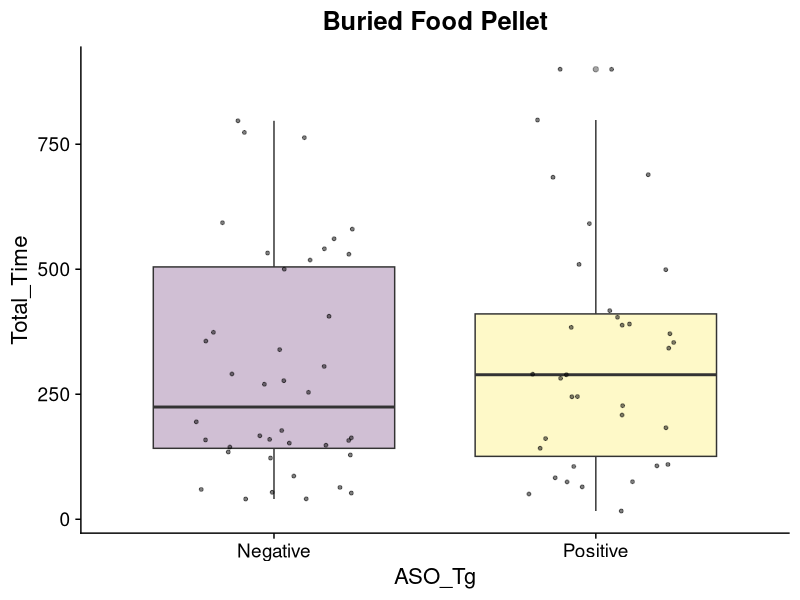
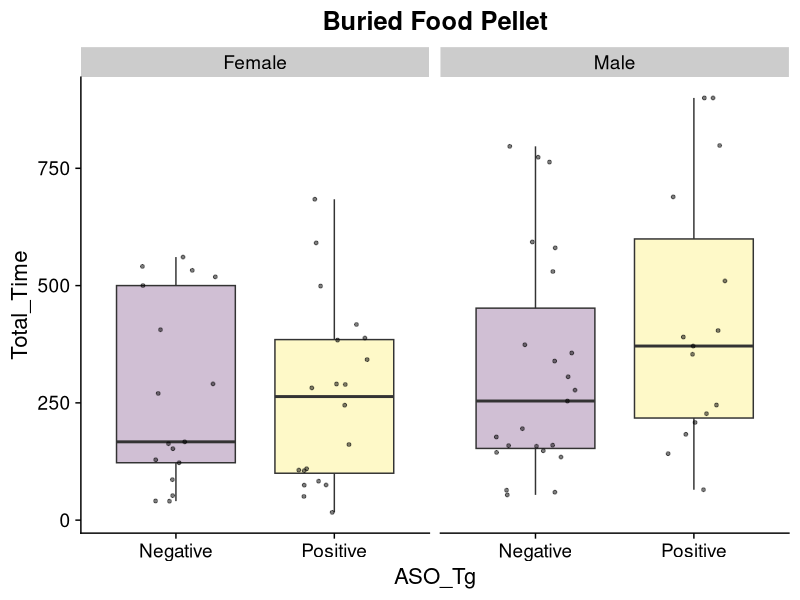
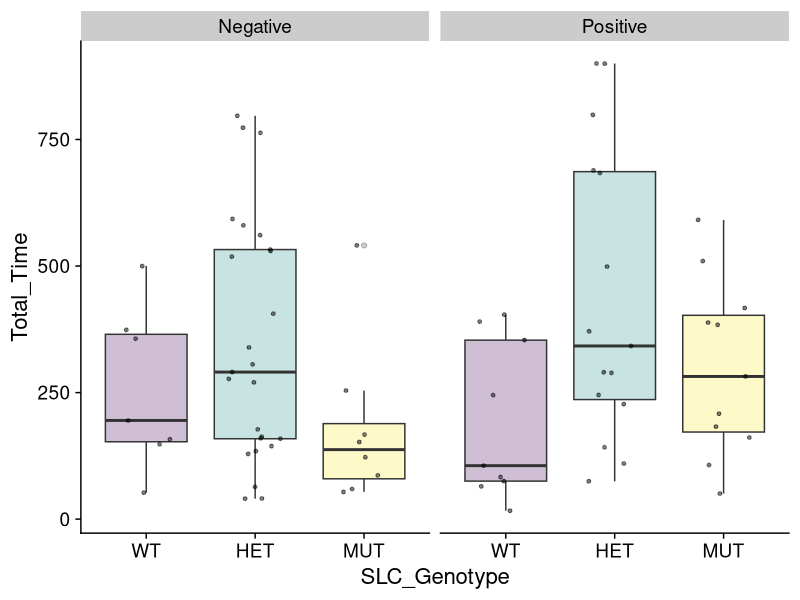
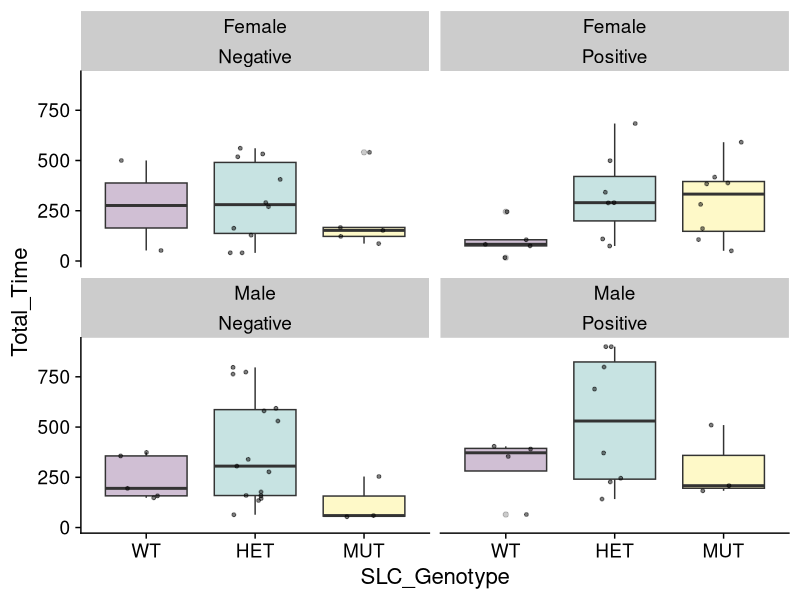

The R script that drew these images, in order:
library(ggplot2)
library(rlang)
library(cowplot)
library(viridis)
library(tidyr)
library(dplyr)

setwd("~/Documents/pdbehavior/")
data<-read.csv("ASO Food Pellet - Buried_Food_Pellet.csv", header=TRUE)
data$SLC_Genotype <- factor(data$SLC_Genotype, levels=c("WT", "HET", "MUT"))

generate_boxplots <- function(input_data, X, Y, min,max){
  data<-as.data.frame(input_data)
  #Ensure correct ordering of levels 
  data$Genotype <- factor(data$ASO_Tg, levels = c("Negative", "Positive"))
  
  ggplot(data=data,aes(x={{X}},y={{Y}}, fill={{X}})) + 
    #geom_violin(alpha=0.25,position=position_dodge(width=.75),size=1,color="black",draw_quantiles=c(0.5))+
    geom_boxplot(alpha=0.25)+
    scale_fill_viridis_d()+
    geom_point(size=1,position=position_jitter(width=0.25),alpha=0.5)+
    theme_cowplot(16) +
    #ylim(min,max)+ 
    #facet_grid(~Sex)+    
    theme(legend.position = "none")
  
}

# Total_Time vs ASO_Tg

a <-generate_boxplots(data, ASO_Tg, Total_Time,0,900) +
  ggtitle("Buried Food Pellet")+
  theme(plot.title = element_text(hjust = 0.5))

a

d<-generate_boxplots(data, ASO_Tg, Total_Time,0,900) +
  ggtitle("Buried Food Pellet")+
  theme(plot.title = element_text(hjust = 0.5))+
  facet_wrap(~Sex)

d

# Stratified by SLC Genotype
b<-generate_boxplots(data, SLC_Genotype, Total_Time,0,51)+
  facet_wrap(~ASO_Tg)
b

# Stratified by SLC Genotype and Sex 
e<-generate_boxplots(data, SLC_Genotype, Total_Time,0,51)+
  facet_wrap(Sex~ASO_Tg)
e

## Parametric Stats --
lm1 <- lm(Total_Time ~ Weight + Sex + ASO_Tg +SLC_Genotype, data = data)
summary(lm1)

lm2 <- lm(Total_Time ~ Weight + Sex + SLC_Genotype, data =  subset(data, ASO_Tg == "Positive"))
summary(lm2)

lm3 <- lm(Total_Time ~ Weight + Sex + SLC_Genotype, data =  subset(data, ASO_Tg == "Negative"))
summary(lm3)

lm4 <- lm(Total_Time ~ Weight + SLC_Genotype, 
          data =  subset(data, ASO_Tg == "Negative" & Sex=="Female"))
summary(lm4) 
lm5 <- lm(Total_Time ~ Weight + SLC_Genotype, 
          data =  subset(data, ASO_Tg == "Positive" & Sex=="Female"))
summary(lm5) 

# Save outputs -
sink("Buried_Food_Pellet_Stats_Results.md")
cat("\n\nSummary for all data:\n")
print(summary(lm1))
cat("\n\nSummary for all days, Tg Neg:\n")
print(summary(lm3))
cat("\n\nSummary for Day 1, Tg Pos:\n")
print(summary(lm2))
cat("\n\nSummary for all days, Females Tg Neg:\n")
print(summary(lm4))
cat("\n\nSummary for Day 1, Females Tg Pos:\n")
print(summary(lm5))
sink()
